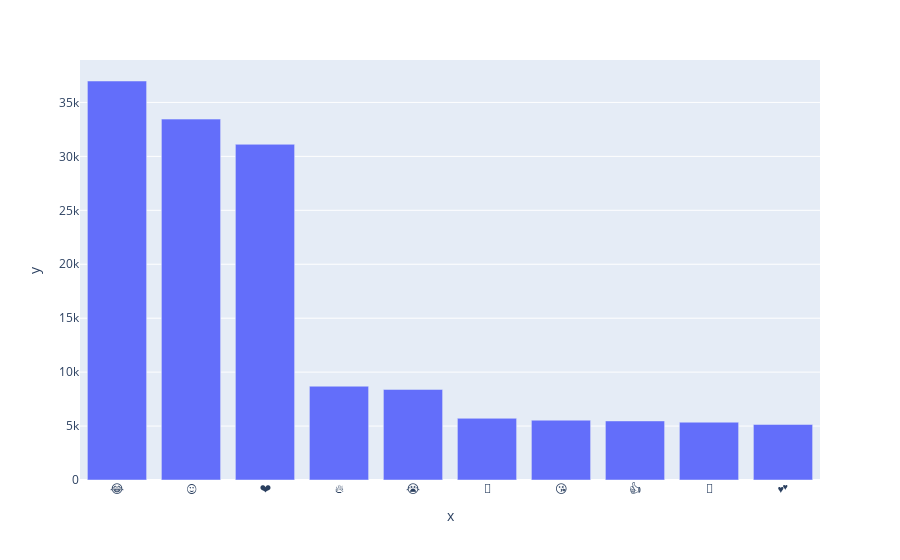

Notebook cell for this chart:
### Code cell
px.bar(x=emojis, y=freq)

### Figure 1 — Plotly figure (JSON) as saved in the notebook; plotly's stock layout.template omitted (floating-point values rounded to 4 significant figures)
{"data": [{"alignmentgroup": "True", "hovertemplate": "x=%{x}<br>y=%{y}<extra></extra>", "legendgroup": "", "marker": {"color": "#636efa", "pattern": {"shape": ""}}, "name": "", "offsetgroup": "", "orientation": "v", "showlegend": false, "textposition": "auto", "type": "bar", "x": ["😂", "😍", "❤", "🔥", "😭", "👏", "😘", "👍", "💖", "💕"], "xaxis": "x", "y": [36987, 33453, 31119, 8694, 8398, 5719, 5545, 5476, 5359, 5147], "yaxis": "y"}], "layout": {"autosize": true, "barmode": "relative", "legend": {"tracegroupgap": 0}, "margin": {"t": 60}, "xaxis": {"anchor": "y", "autorange": true, "domain": [0, 1], "range": [-0.5, 9.5], "title": {"text": "x"}, "type": "category"}, "yaxis": {"anchor": "x", "autorange": true, "domain": [0, 1], "range": [0, 38930.0], "title": {"text": "y"}, "type": "linear"}}}
